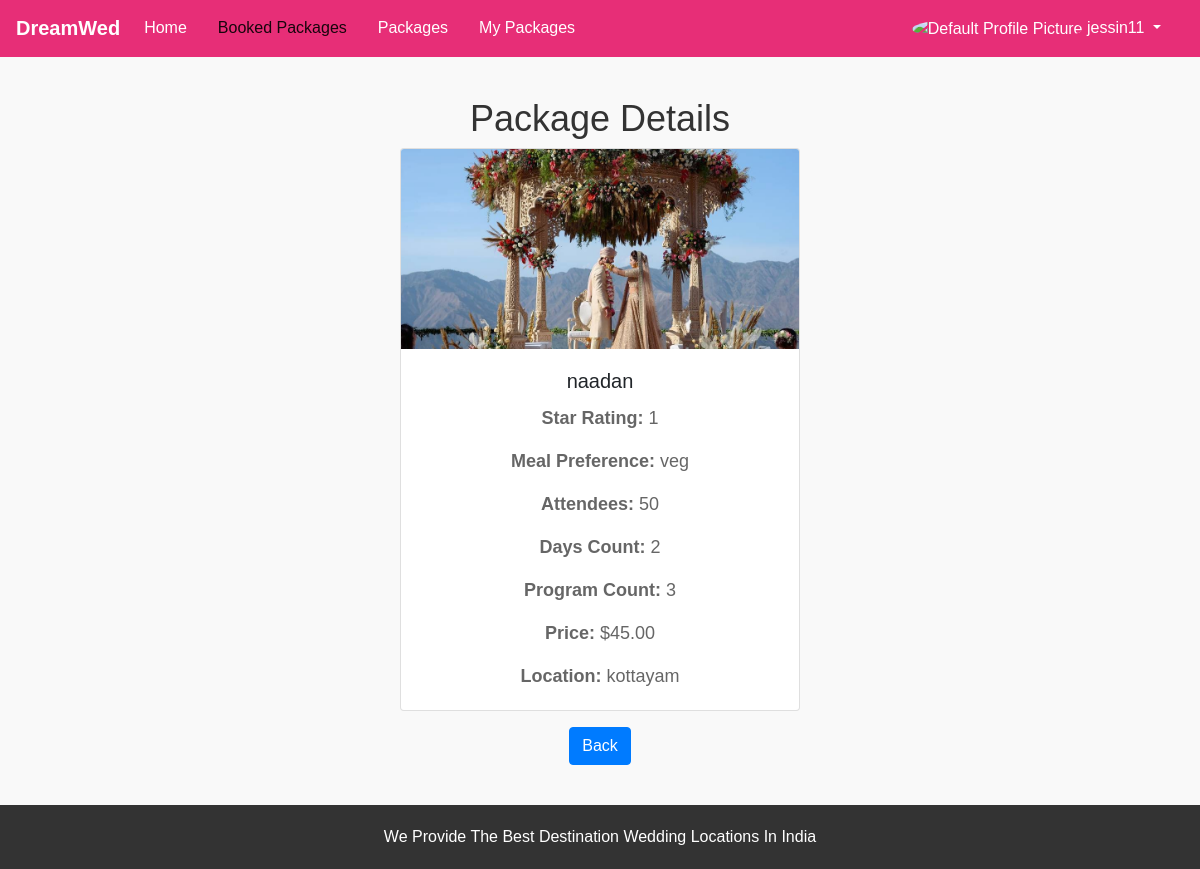
Page /destmanager/view-package/8/ (signed in) on the committed database.
### myadmin/models.py (models this page shows, shortened)
class Package(models.Model):
    package_name = models.CharField(max_length=100)
    star_rating = models.IntegerField()
    meal_preference = models.CharField(max_length=50)
    attendees = models.IntegerField()
    days_count = models.IntegerField()
    program_count = models.IntegerField()
    price = models.DecimalField(max_digits=10, decimal_places=2)
    image = models.ImageField(upload_to='package_images/')
    location = models.CharField(max_length=100)

### destmanager/views.py (the view)
# urls.py: path('view-package/<int:package_id>/', views.view_package, name='view_package'),
@never_cache
@login_required(login_url='accounts:login')
def view_package(request, package_id):
    package = get_object_or_404(Package, pk=package_id)
    return render(request, 'destmanager/view_package.html', {'package': package})

### destmanager/templates/destmanager/view_package.html (shortened to what this page needs)
{% load static%}
<!DOCTYPE html>
<html lang="en">
<head>
    <link rel="stylesheet" href="https://maxcdn.bootstrapcdn.com/bootstrap/4.5.2/css/bootstrap.min.css">
    <link rel="stylesheet" href="https://cdnjs.cloudflare.com/ajax/libs/font-awesome/5.15.4/css/all.min.css">
</head>
<body>
    <nav class="navbar navbar-expand-lg navbar-light custom-navbar">
        <a class="navbar-brand" href="{% url 'destmanager:eventhome' %}">DreamWed</a>
        <div class="collapse navbar-collapse" id="navbarNav">
            <ul class="navbar-nav">
                <li class="nav-item ">
                    <a class="nav-link" href="{% url 'destmanager:eventhome' %}">Home</a>
                </li>
                <li class="nav-item">
                    <a class="nav-link active" href="{% url 'matdest:desthome' %}">Booked Packages</a>
                </li>
                <li class="nav-item">
                    <a class="nav-link" href="{% url 'matdest:view_packages' %}">Packages</a>
                </li>
                <li class="nav-item">
                    <a class="nav-link" href="{% url 'matdest:my_packages' %}">My Packages</a>
                </li>
            </ul>
            <ul class="navbar-nav ml-auto">
                <li class="nav-item dropdown">
                    <a class="nav-link dropdown-toggle" href="#" id="profileDropdown" role="button"
                        data-toggle="dropdown" aria-haspopup="true" aria-expanded="false">
                        {% if profile_image_url %}
                        <img src="{{ profile_image_url }}" alt="Profile Picture" width="40" height="40"
                            class="rounded-circle">
                        {% else %}
                        <img src="{% static '/images/no.jpg' %}" alt="Default Profile Picture" width="40"
                            height="40" class="rounded-circle">
                        {% endif %}
                        {{ request.user.username }}
                    </a>
                </li>
            </ul>
        </div>
    </nav>
    <div class="main-content">
        <h1>Package Details</h1>
        <div class="card">
            <img class="card-img-top" src="{{ package.image.url }}" alt="{{ package.package_name }}">
            <div class="card-body">
                <h5 class="card-title">{{ package.package_name }}</h5>
                <p class="card-text"><strong>Star Rating:</strong> {{ package.star_rating }}</p>
                <p class="card-text"><strong>Meal Preference:</strong> {{ package.meal_preference }}</p>
                <p class="card-text"><strong>Attendees:</strong> {{ package.attendees }}</p>
                <p class="card-text"><strong>Days Count:</strong> {{ package.days_count }}</p>
                <p class="card-text"><strong>Program Count:</strong> {{ package.program_count }}</p>
                <p class="card-text"><strong>Price:</strong> ${{ package.price }}</p>
                <p class="card-text"><strong>Location:</strong> {{ package.location }}</p>
            </div>
        </div>
        <a href="{% url 'destmanager:eventhome' %}" class="btn btn-primary mt-3">Back</a>
    </div>
    <footer>
        We Provide The Best Destination Wedding Locations In India
    </footer>
</body>
</html>

### destmanager/templates/destmanager/view_package.html (style rules this page uses)
body { font-family: Arial, sans-serif; margin: 0; padding: 0; background-color: #f9f9f9; }
.main-content { padding: 40px; text-align: center; }
h1 { font-size: 36px; color: #333; }
p { font-size: 18px; color: #666; }
.card { max-width: 400px; margin: 0 auto; }
.card-img-top { height: 200px; object-fit: cover; }
footer { background-color: #333; color: #ffffff; text-align: center; padding: 20px; }
.custom-navbar { background-color: #e72e77; }
.custom-navbar .navbar-brand { color: #fff; font-weight: bold; }
.custom-navbar .navbar-nav .nav-link { color: #fff; margin-right: 15px; }

### rows in the picture
Package: image (picture), package_name "naadan", star_rating "1", meal_preference "veg", attendees "50", days_count "2", program_count "3", price "45.00", location "kottayam"

### other values in the picture
{{ request.user.username }} "jessin11"
